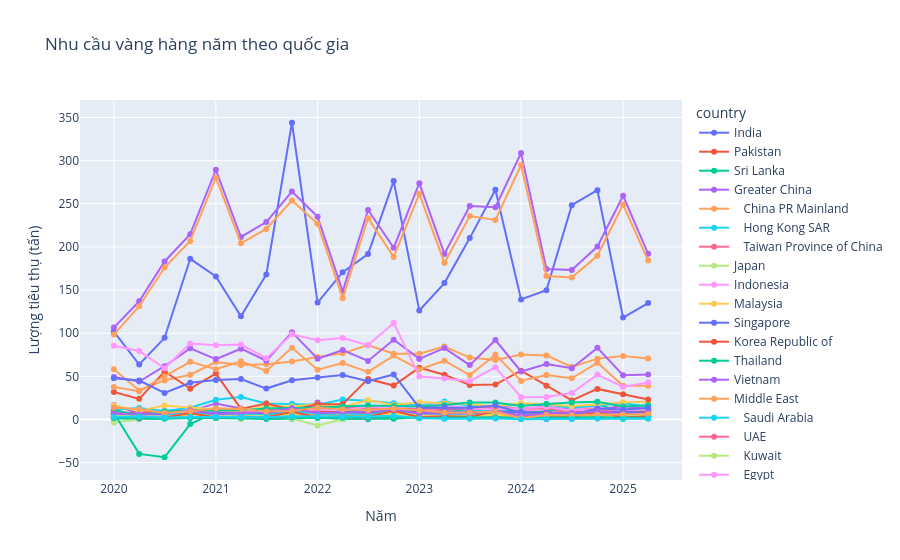

The notebook cell this image was saved under:
### Code cell
import pandas as pd
import plotly.express as px
# Melt từ wide -> long
df_long = df3.melt(
    id_vars=["country"],
    value_vars=[col for col in df3.columns if col.startswith("Q")],
    var_name="quarter",
    value_name="value"
)

# Chuyển quarter thành datetime
quarter_map = {"Q1": 1, "Q2": 4, "Q3": 7, "Q4": 10}
df_long["year"] = df_long["quarter"].str.split("_").str[1].astype(int) + 2000
df_long["month"] = df_long["quarter"].str.split("_").str[0].map(quarter_map)
df_long["date"] = pd.to_datetime(dict(year=df_long["year"], month=df_long["month"], day=1))

# Vẽ bằng Plotly
fig = px.line(
    df_long,
    x="date",
    y="value",
    color="country",
    markers=True,
    labels={"value": "Lượng tiêu thụ (tấn)", "date": "Năm"},
    title="Nhu cầu vàng hàng năm theo quốc gia"
)

fig.show()

### Figure 1 — Plotly figure (JSON) as saved in the notebook; plotly's stock layout.template omitted (floating-point values rounded to 4 significant figures)
{"data": [{"hovertemplate": "country=India<br>Năm=%{x}<br>Lượng tiêu thụ (tấn)=%{y}<extra></extra>", "legendgroup": "India", "line": {"color": "#636efa", "dash": "solid"}, "marker": {"symbol": "circle"}, "mode": "markers+lines", "name": "India", "orientation": "v", "showlegend": true, "type": "scatter", "x": ["2020-01-01T00:00:00", "2020-04-01T00:00:00", "2020-07-01T00:00:00", "2020-10-01T00:00:00", "2021-01-01T00:00:00", "2021-04-01T00:00:00", "2021-07-01T00:00:00", "2021-10-01T00:00:00", "2022-01-01T00:00:00", "2022-04-01T00:00:00", "2022-07-01T00:00:00", "2022-10-01T00:00:00", "2023-01-01T00:00:00", "2023-04-01T00:00:00", "2023-07-01T00:00:00", "2023-10-01T00:00:00", "2024-01-01T00:00:00", "2024-04-01T00:00:00", "2024-07-01T00:00:00", "2024-10-01T00:00:00", "2025-01-01T00:00:00", "2025-04-01T00:00:00"], "xaxis": "x", "y": [101.9, 63.7, 94.6, 186.2, 165.8, 119.6, 168, 343.9, 135.5, 170.7, 191.7, 276.3, 126.3, 158.1, 210.2, 266.3, 139, 149.7, 248.3, 265.8, 118.1, 134.9], "yaxis": "y"}, {"hovertemplate": "country=Pakistan<br>Năm=%{x}<br>Lượng tiêu thụ (tấn)=%{y}<extra></extra>", "legendgroup": "Pakistan", "line": {"color": "#EF553B", "dash": "solid"}, "marker": {"symbol": "circle"}, "mode": "markers+lines", "name": "Pakistan", "orientation": "v", "showlegend": true, "type": "scatter", "x": ["2020-01-01T00:00:00", "2020-04-01T00:00:00", "2020-07-01T00:00:00", "2020-10-01T00:00:00", "2021-01-01T00:00:00", "2021-04-01T00:00:00", "2021-07-01T00:00:00", "2021-10-01T00:00:00", "2022-01-01T00:00:00", "2022-04-01T00:00:00", "2022-07-01T00:00:00", "2022-10-01T00:00:00", "2023-01-01T00:00:00", "2023-04-01T00:00:00", "2023-07-01T00:00:00", "2023-10-01T00:00:00", "2024-01-01T00:00:00", "2024-04-01T00:00:00", "2024-07-01T00:00:00", "2024-10-01T00:00:00", "2025-01-01T00:00:00", "2025-04-01T00:00:00"], "xaxis": "x", "y": [11.3, 2.3, 6.3, 8.9, 11.9, 9.3, 9.7, 10.3, 9.7, 11.5, 13, 10.1, 9.9, 11.1, 11.6, 10.4, 9.4, 8.8, 8.1, 10.2, 9.2, 8.8], "yaxis": "y"}, {"hovertemplate": "country=Sri Lanka<br>Năm=%{x}<br>Lượng tiêu thụ (tấn)=%{y}<extra></extra>", "legendgroup": "Sri Lanka", "line": {"color": "#00cc96", "dash": "solid"}, "marker": {"symbol": "circle"}, "mode": "markers+lines", "name": "Sri Lanka", "orientation": "v", "showlegend": true, "type": "scatter", "x": ["2020-01-01T00:00:00", "2020-04-01T00:00:00", "2020-07-01T00:00:00", "2020-10-01T00:00:00", "2021-01-01T00:00:00", "2021-04-01T00:00:00", "2021-07-01T00:00:00", "2021-10-01T00:00:00", "2022-01-01T00:00:00", "2022-04-01T00:00:00", "2022-07-01T00:00:00", "2022-10-01T00:00:00", "2023-01-01T00:00:00", "2023-04-01T00:00:00", "2023-07-01T00:00:00", "2023-10-01T00:00:00", "2024-01-01T00:00:00", "2024-04-01T00:00:00", "2024-07-01T00:00:00", "2024-10-01T00:00:00", "2025-01-01T00:00:00", "2025-04-01T00:00:00"], "xaxis": "x", "y": [1.4, 0.5, 0.7, 1.7, 1.8, 1, 0.6, 0.8, 2.2, 0.5, 0.3, 0.9, 2.7, 3, 2.3, 2.6, 1.7, 1.7, 1.1, 1.3, 1, 1.2], "yaxis": "y"}, {"hovertemplate": "country=Greater China<br>Năm=%{x}<br>Lượng tiêu thụ (tấn)=%{y}<extra></extra>", "legendgroup": "Greater China", "line": {"color": "#ab63fa", "dash": "solid"}, "marker": {"symbol": "circle"}, "mode": "markers+lines", "name": "Greater China", "orientation": "v", "showlegend": true, "type": "scatter", "x": ["2020-01-01T00:00:00", "2020-04-01T00:00:00", "2020-07-01T00:00:00", "2020-10-01T00:00:00", "2021-01-01T00:00:00", "2021-04-01T00:00:00", "2021-07-01T00:00:00", "2021-10-01T00:00:00", "2022-01-01T00:00:00", "2022-04-01T00:00:00", "2022-07-01T00:00:00", "2022-10-01T00:00:00", "2023-01-01T00:00:00", "2023-04-01T00:00:00", "2023-07-01T00:00:00", "2023-10-01T00:00:00", "2024-01-01T00:00:00", "2024-04-01T00:00:00", "2024-07-01T00:00:00", "2024-10-01T00:00:00", "2025-01-01T00:00:00", "2025-04-01T00:00:00"], "xaxis": "x", "y": [106.5, 137, 183.1, 214.8, 289.3, 211.5, 228.8, 264.2, 234.9, 148.4, 242.7, 199, 273.9, 191.9, 247.4, 245.9, 308.9, 174.3, 173.3, 200.4, 259.3, 192], "yaxis": "y"}, {"hovertemplate": "country=   China PR Mainland<br>Năm=%{x}<br>Lượng tiêu thụ (tấn)=%{y}<extra></extra>", "legendgroup": "   China PR Mainland", "line": {"color": "#FFA15A", "dash": "solid"}, "marker": {"symbol": "circle"}, "mode": "markers+lines", "name": "   China PR Mainland", "orientation": "v", "showlegend": true, "type": "scatter", "x": ["2020-01-01T00:00:00", "2020-04-01T00:00:00", "2020-07-01T00:00:00", "2020-10-01T00:00:00", "2021-01-01T00:00:00", "2021-04-01T00:00:00", "2021-07-01T00:00:00", "2021-10-01T00:00:00", "2022-01-01T00:00:00", "2022-04-01T00:00:00", "2022-07-01T00:00:00", "2022-10-01T00:00:00", "2023-01-01T00:00:00", "2023-04-01T00:00:00", "2023-07-01T00:00:00", "2023-10-01T00:00:00", "2024-01-01T00:00:00", "2024-04-01T00:00:00", "2024-07-01T00:00:00", "2024-10-01T00:00:00", "2025-01-01T00:00:00", "2025-04-01T00:00:00"], "xaxis": "x", "y": [98.4, 131.3, 176.1, 206.9, 280.2, 204.1, 220.8, 253.8, 226.8, 140.6, 233.3, 188.4, 261.5, 181.4, 235.8, 231.2, 294.9, 166.2, 164.6, 189.7, 249.1, 184.2], "yaxis": "y"}, {"hovertemplate": "country=   Hong Kong SAR<br>Năm=%{x}<br>Lượng tiêu thụ (tấn)=%{y}<extra></extra>", "legendgroup": "   Hong Kong SAR", "line": {"color": "#19d3f3", "dash": "solid"}, "marker": {"symbol": "circle"}, "mode": "markers+lines", "name": "   Hong Kong SAR", "orientation": "v", "showlegend": true, "type": "scatter", "x": ["2020-01-01T00:00:00", "2020-04-01T00:00:00", "2020-07-01T00:00:00", "2020-10-01T00:00:00", "2021-01-01T00:00:00", "2021-04-01T00:00:00", "2021-07-01T00:00:00", "2021-10-01T00:00:00", "2022-01-01T00:00:00", "2022-04-01T00:00:00", "2022-07-01T00:00:00", "2022-10-01T00:00:00", "2023-01-01T00:00:00", "2023-04-01T00:00:00", "2023-07-01T00:00:00", "2023-10-01T00:00:00", "2024-01-01T00:00:00", "2024-04-01T00:00:00", "2024-07-01T00:00:00", "2024-10-01T00:00:00", "2025-01-01T00:00:00", "2025-04-01T00:00:00"], "xaxis": "x", "y": [4.9, 3.2, 4.3, 5.4, 5.8, 5.2, 6.2, 7.6, 4.6, 5.2, 7.4, 7.3, 9.4, 8, 9.6, 11.6, 10.3, 5.2, 6.5, 7.5, 6.1, 4.5], "yaxis": "y"}, {"hovertemplate": "country=   Taiwan Province of China<br>Năm=%{x}<br>Lượng tiêu thụ (tấn)=%{y}<extra></extra>", "legendgroup": "   Taiwan Province of China", "line": {"color": "#FF6692", "dash": "solid"}, "marker": {"symbol": "circle"}, "mode": "markers+lines", "name": "   Taiwan Province of China", "orientation": "v", "showlegend": true, "type": "scatter", "x": ["2020-01-01T00:00:00", "2020-04-01T00:00:00", "2020-07-01T00:00:00", "2020-10-01T00:00:00", "2021-01-01T00:00:00", "2021-04-01T00:00:00", "2021-07-01T00:00:00", "2021-10-01T00:00:00", "2022-01-01T00:00:00", "2022-04-01T00:00:00", "2022-07-01T00:00:00", "2022-10-01T00:00:00", "2023-01-01T00:00:00", "2023-04-01T00:00:00", "2023-07-01T00:00:00", "2023-10-01T00:00:00", "2024-01-01T00:00:00", "2024-04-01T00:00:00", "2024-07-01T00:00:00", "2024-10-01T00:00:00", "2025-01-01T00:00:00", "2025-04-01T00:00:00"], "xaxis": "x", "y": [3.2, 2.4, 2.7, 2.5, 3.3, 2.3, 1.8, 2.9, 3.5, 2.5, 2, 3.3, 3, 2.6, 2.1, 3.2, 3.8, 2.9, 2.3, 3.3, 4.2, 3.3], "yaxis": "y"}, {"hovertemplate": "country=Japan<br>Năm=%{x}<br>Lượng tiêu thụ (tấn)=%{y}<extra></extra>", "legendgroup": "Japan", "line": {"color": "#B6E880", "dash": "solid"}, "marker": {"symbol": "circle"}, "mode": "markers+lines", "name": "Japan", "orientation": "v", "showlegend": true, "type": "scatter", "x": ["2020-01-01T00:00:00", "2020-04-01T00:00:00", "2020-07-01T00:00:00", "2020-10-01T00:00:00", "2021-01-01T00:00:00", "2021-04-01T00:00:00", "2021-07-01T00:00:00", "2021-10-01T00:00:00", "2022-01-01T00:00:00", "2022-04-01T00:00:00", "2022-07-01T00:00:00", "2022-10-01T00:00:00", "2023-01-01T00:00:00", "2023-04-01T00:00:00", "2023-07-01T00:00:00", "2023-10-01T00:00:00", "2024-01-01T00:00:00", "2024-04-01T00:00:00", "2024-07-01T00:00:00", "2024-10-01T00:00:00", "2025-01-01T00:00:00", "2025-04-01T00:00:00"], "xaxis": "x", "y": [-3.5, 0.1, 3.6, 4.3, 8.2, 0.2, 5.9, 1.2, -6.9, 0.1, 7.4, 3.7, 1.5, 6.5, 4.5, 3.4, 2, 8.3, 4.2, 3.3, 3.1, 2.6], "yaxis": "y"}, {"hovertemplate": "country=Indonesia<br>Năm=%{x}<br>Lượng tiêu thụ (tấn)=%{y}<extra></extra>", "legendgroup": "Indonesia", "line": {"color": "#FF97FF", "dash": "solid"}, "marker": {"symbol": "circle"}, "mode": "markers+lines", "name": "Indonesia", "orientation": "v", "showlegend": true, "type": "scatter", "x": ["2020-01-01T00:00:00", "2020-04-01T00:00:00", "2020-07-01T00:00:00", "2020-10-01T00:00:00", "2021-01-01T00:00:00", "2021-04-01T00:00:00", "2021-07-01T00:00:00", "2021-10-01T00:00:00", "2022-01-01T00:00:00", "2022-04-01T00:00:00", "2022-07-01T00:00:00", "2022-10-01T00:00:00", "2023-01-01T00:00:00", "2023-04-01T00:00:00", "2023-07-01T00:00:00", "2023-10-01T00:00:00", "2024-01-01T00:00:00", "2024-04-01T00:00:00", "2024-07-01T00:00:00", "2024-10-01T00:00:00", "2025-01-01T00:00:00", "2025-04-01T00:00:00"], "xaxis": "x", "y": [8, 7.3, 9.9, 12.5, 11.5, 8.1, 13.1, 14.1, 10.5, 9.4, 15, 14.8, 11.9, 8.4, 12.6, 12.8, 12.1, 8.8, 13, 13.5, 13, 9.1], "yaxis": "y"}, {"hovertemplate": "country=Malaysia<br>Năm=%{x}<br>Lượng tiêu thụ (tấn)=%{y}<extra></extra>", "legendgroup": "Malaysia", "line": {"color": "#FECB52", "dash": "solid"}, "marker": {"symbol": "circle"}, "mode": "markers+lines", "name": "Malaysia", "orientation": "v", "showlegend": true, "type": "scatter", "x": ["2020-01-01T00:00:00", "2020-04-01T00:00:00", "2020-07-01T00:00:00", "2020-10-01T00:00:00", "2021-01-01T00:00:00", "2021-04-01T00:00:00", "2021-07-01T00:00:00", "2021-10-01T00:00:00", "2022-01-01T00:00:00", "2022-04-01T00:00:00", "2022-07-01T00:00:00", "2022-10-01T00:00:00", "2023-01-01T00:00:00", "2023-04-01T00:00:00", "2023-07-01T00:00:00", "2023-10-01T00:00:00", "2024-01-01T00:00:00", "2024-04-01T00:00:00", "2024-07-01T00:00:00", "2024-10-01T00:00:00", "2025-01-01T00:00:00", "2025-04-01T00:00:00"], "xaxis": "x", "y": [3.3, 2.3, 3.8, 4.1, 4.6, 3.4, 2.3, 5.1, 5.7, 4.5, 3.7, 5.3, 4.5, 3.9, 3.7, 4.7, 6, 4.3, 3.8, 4.9, 6.2, 4.5], "yaxis": "y"}, {"hovertemplate": "country=Singapore<br>Năm=%{x}<br>Lượng tiêu thụ (tấn)=%{y}<extra></extra>", "legendgroup": "Singapore", "line": {"color": "#636efa", "dash": "solid"}, "marker": {"symbol": "circle"}, "mode": "markers+lines", "name": "Singapore", "orientation": "v", "showlegend": true, "type": "scatter", "x": ["2020-01-01T00:00:00", "2020-04-01T00:00:00", "2020-07-01T00:00:00", "2020-10-01T00:00:00", "2021-01-01T00:00:00", "2021-04-01T00:00:00", "2021-07-01T00:00:00", "2021-10-01T00:00:00", "2022-01-01T00:00:00", "2022-04-01T00:00:00", "2022-07-01T00:00:00", "2022-10-01T00:00:00", "2023-01-01T00:00:00", "2023-04-01T00:00:00", "2023-07-01T00:00:00", "2023-10-01T00:00:00", "2024-01-01T00:00:00", "2024-04-01T00:00:00", "2024-07-01T00:00:00", "2024-10-01T00:00:00", "2025-01-01T00:00:00", "2025-04-01T00:00:00"], "xaxis": "x", "y": [2.9, 1.2, 2.6, 2.7, 3.5, 2.7, 2.1, 3.2, 4.1, 3.8, 3.3, 3.6, 3.3, 3, 2.7, 3.6, 4, 3.2, 2.7, 3.5, 4.2, 3.6], "yaxis": "y"}, {"hovertemplate": "country=Korea Republic of<br>Năm=%{x}<br>Lượng tiêu thụ (tấn)=%{y}<extra></extra>", "legendgroup": "Korea Republic of", "line": {"color": "#EF553B", "dash": "solid"}, "marker": {"symbol": "circle"}, "mode": "markers+lines", "name": "Korea Republic of", "orientation": "v", "showlegend": true, "type": "scatter", "x": ["2020-01-01T00:00:00", "2020-04-01T00:00:00", "2020-07-01T00:00:00", "2020-10-01T00:00:00", "2021-01-01T00:00:00", "2021-04-01T00:00:00", "2021-07-01T00:00:00", "2021-10-01T00:00:00", "2022-01-01T00:00:00", "2022-04-01T00:00:00", "2022-07-01T00:00:00", "2022-10-01T00:00:00", "2023-01-01T00:00:00", "2023-04-01T00:00:00", "2023-07-01T00:00:00", "2023-10-01T00:00:00", "2024-01-01T00:00:00", "2024-04-01T00:00:00", "2024-07-01T00:00:00", "2024-10-01T00:00:00", "2025-01-01T00:00:00", "2025-04-01T00:00:00"], "xaxis": "x", "y": [7.9, 7.7, 9.9, 9.8, 10.9, 9.4, 9.1, 10.2, 9.1, 8.4, 7.1, 7.8, 7.4, 6.6, 5.9, 7.7, 8.6, 6.9, 6.9, 8.7, 11, 8], "yaxis": "y"}, {"hovertemplate": "country=Thailand<br>Năm=%{x}<br>Lượng tiêu thụ (tấn)=%{y}<extra></extra>", "legendgroup": "Thailand", "line": {"color": "#00cc96", "dash": "solid"}, "marker": {"symbol": "circle"}, "mode": "markers+lines", "name": "Thailand", "orientation": "v", "showlegend": true, "type": "scatter", "x": ["2020-01-01T00:00:00", "2020-04-01T00:00:00", "2020-07-01T00:00:00", "2020-10-01T00:00:00", "2021-01-01T00:00:00", "2021-04-01T00:00:00", "2021-07-01T00:00:00", "2021-10-01T00:00:00", "2022-01-01T00:00:00", "2022-04-01T00:00:00", "2022-07-01T00:00:00", "2022-10-01T00:00:00", "2023-01-01T00:00:00", "2023-04-01T00:00:00", "2023-07-01T00:00:00", "2023-10-01T00:00:00", "2024-01-01T00:00:00", "2024-04-01T00:00:00", "2024-07-01T00:00:00", "2024-10-01T00:00:00", "2025-01-01T00:00:00", "2025-04-01T00:00:00"], "xaxis": "x", "y": [7.5, -39.9, -43.8, -5.3, 8.3, 7.5, 8.6, 12.4, 3.8, 8.5, 12.1, 14, 7.4, 7.6, 13, 15.1, 7.8, 9.3, 14.4, 17.4, 9.1, 11.6], "yaxis": "y"}, {"hovertemplate": "country=Vietnam<br>Năm=%{x}<br>Lượng tiêu thụ (tấn)=%{y}<extra></extra>", "legendgroup": "Vietnam", "line": {"color": "#ab63fa", "dash": "solid"}, "marker": {"symbol": "circle"}, "mode": "markers+lines", "name": "Vietnam", "orientation": "v", "showlegend": true, "type": "scatter", "x": ["2020-01-01T00:00:00", "2020-04-01T00:00:00", "2020-07-01T00:00:00", "2020-10-01T00:00:00", "2021-01-01T00:00:00", "2021-04-01T00:00:00", "2021-07-01T00:00:00", "2021-10-01T00:00:00", "2022-01-01T00:00:00", "2022-04-01T00:00:00", "2022-07-01T00:00:00", "2022-10-01T00:00:00", "2023-01-01T00:00:00", "2023-04-01T00:00:00", "2023-07-01T00:00:00", "2023-10-01T00:00:00", "2024-01-01T00:00:00", "2024-04-01T00:00:00", "2024-07-01T00:00:00", "2024-10-01T00:00:00", "2025-01-01T00:00:00", "2025-04-01T00:00:00"], "xaxis": "x", "y": [16.8, 6.8, 6.6, 9.6, 18.6, 12.6, 3.3, 8.5, 19.6, 14, 12, 13.5, 17.2, 12.8, 11.9, 13.7, 18.3, 14.9, 10.6, 11.5, 15.5, 11.9], "yaxis": "y"}, {"hovertemplate": "country=Middle East<br>Năm=%{x}<br>Lượng tiêu thụ (tấn)=%{y}<extra></extra>", "legendgroup": "Middle East", "line": {"color": "#FFA15A", "dash": "solid"}, "marker": {"symbol": "circle"}, "mode": "markers+lines", "name": "Middle East", "orientation": "v", "showlegend": true, "type": "scatter", "x": ["2020-01-01T00:00:00", "2020-04-01T00:00:00", "2020-07-01T00:00:00", "2020-10-01T00:00:00", "2021-01-01T00:00:00", "2021-04-01T00:00:00", "2021-07-01T00:00:00", "2021-10-01T00:00:00", "2022-01-01T00:00:00", "2022-04-01T00:00:00", "2022-07-01T00:00:00", "2022-10-01T00:00:00", "2023-01-01T00:00:00", "2023-04-01T00:00:00", "2023-07-01T00:00:00", "2023-10-01T00:00:00", "2024-01-01T00:00:00", "2024-04-01T00:00:00", "2024-07-01T00:00:00", "2024-10-01T00:00:00", "2025-01-01T00:00:00", "2025-04-01T00:00:00"], "xaxis": "x", "y": [58.2, 33.6, 45.3, 51.8, 66.6, 63, 63.9, 67.1, 72.5, 76.6, 86.1, 76.3, 76.2, 84.6, 71.7, 68.9, 75.4, 74.2, 61, 70.5, 73.5, 70.7], "yaxis": "y"}, {"hovertemplate": "country=   Saudi Arabia<br>Năm=%{x}<br>Lượng tiêu thụ (tấn)=%{y}<extra></extra>", "legendgroup": "   Saudi Arabia", "line": {"color": "#19d3f3", "dash": "solid"}, "marker": {"symbol": "circle"}, "mode": "markers+lines", "name": "   Saudi Arabia", "orientation": "v", "showlegend": true, "type": "scatter", "x": ["2020-01-01T00:00:00", "2020-04-01T00:00:00", "2020-07-01T00:00:00", "2020-10-01T00:00:00", "2021-01-01T00:00:00", "2021-04-01T00:00:00", "2021-07-01T00:00:00", "2021-10-01T00:00:00", "2022-01-01T00:00:00", "2022-04-01T00:00:00", "2022-07-01T00:00:00", "2022-10-01T00:00:00", "2023-01-01T00:00:00", "2023-04-01T00:00:00", "2023-07-01T00:00:00", "2023-10-01T00:00:00", "2024-01-01T00:00:00", "2024-04-01T00:00:00", "2024-07-01T00:00:00", "2024-10-01T00:00:00", "2025-01-01T00:00:00", "2025-04-01T00:00:00"], "xaxis": "x", "y": [11.3, 13.4, 9.8, 13.6, 22.8, 25.9, 18.4, 18.1, 17, 23.1, 21.7, 18.9, 16, 20.8, 15.6, 15.7, 17.4, 17.5, 13.7, 16.1, 19.1, 14.6], "yaxis": "y"}, {"hovertemplate": "country=   UAE<br>Năm=%{x}<br>Lượng tiêu thụ (tấn)=%{y}<extra></extra>", "legendgroup": "   UAE", "line": {"color": "#FF6692", "dash": "solid"}, "marker": {"symbol": "circle"}, "mode": "markers+lines", "name": "   UAE", "orientation": "v", "showlegend": true, "type": "scatter", "x": ["2020-01-01T00:00:00", "2020-04-01T00:00:00", "2020-07-01T00:00:00", "2020-10-01T00:00:00", "2021-01-01T00:00:00", "2021-04-01T00:00:00", "2021-07-01T00:00:00", "2021-10-01T00:00:00", "2022-01-01T00:00:00", "2022-04-01T00:00:00", "2022-07-01T00:00:00", "2022-10-01T00:00:00", "2023-01-01T00:00:00", "2023-04-01T00:00:00", "2023-07-01T00:00:00", "2023-10-01T00:00:00", "2024-01-01T00:00:00", "2024-04-01T00:00:00", "2024-07-01T00:00:00", "2024-10-01T00:00:00", "2025-01-01T00:00:00", "2025-04-01T00:00:00"], "xaxis": "x", "y": [11.3, 2.1, 5.2, 8.1, 10.7, 8.8, 10.1, 12, 14.5, 15.4, 12.9, 12.6, 12, 13.3, 12.6, 13.3, 12.9, 12.5, 10.6, 12.2, 11, 11.8], "yaxis": "y"}, {"hovertemplate": "country=   Kuwait<br>Năm=%{x}<br>Lượng tiêu thụ (tấn)=%{y}<extra></extra>", "legendgroup": "   Kuwait", "line": {"color": "#B6E880", "dash": "solid"}, "marker": {"symbol": "circle"}, "mode": "markers+lines", "name": "   Kuwait", "orientation": "v", "showlegend": true, "type": "scatter", "x": ["2020-01-01T00:00:00", "2020-04-01T00:00:00", "2020-07-01T00:00:00", "2020-10-01T00:00:00", "2021-01-01T00:00:00", "2021-04-01T00:00:00", "2021-07-01T00:00:00", "2021-10-01T00:00:00", "2022-01-01T00:00:00", "2022-04-01T00:00:00", "2022-07-01T00:00:00", "2022-10-01T00:00:00", "2023-01-01T00:00:00", "2023-04-01T00:00:00", "2023-07-01T00:00:00", "2023-10-01T00:00:00", "2024-01-01T00:00:00", "2024-04-01T00:00:00", "2024-07-01T00:00:00", "2024-10-01T00:00:00", "2025-01-01T00:00:00", "2025-04-01T00:00:00"], "xaxis": "x", "y": [4.2, 3, 2.5, 3.4, 4.5, 4.4, 3.8, 3.9, 4.1, 4.8, 5.1, 4.8, 4.1, 5.5, 4.9, 5.1, 4.5, 4.7, 4.2, 5, 3.8, 4.6], "yaxis": "y"}, {"hovertemplate": "country=   Egypt<br>Năm=%{x}<br>Lượng tiêu thụ (tấn)=%{y}<extra></extra>", "legendgroup": "   Egypt", "line": {"color": "#FF97FF", "dash": "solid"}, "marker": {"symbol": "circle"}, "mode": "markers+lines", "name": "   Egypt", "orientation": "v", "showlegend": true, "type": "scatter", "x": ["2020-01-01T00:00:00", "2020-04-01T00:00:00", "2020-07-01T00:00:00", "2020-10-01T00:00:00", "2021-01-01T00:00:00", "2021-04-01T00:00:00", "2021-07-01T00:00:00", "2021-10-01T00:00:00", "2022-01-01T00:00:00", "2022-04-01T00:00:00", "2022-07-01T00:00:00", "2022-10-01T00:00:00", "2023-01-01T00:00:00", "2023-04-01T00:00:00", "2023-07-01T00:00:00", "2023-10-01T00:00:00", "2024-01-01T00:00:00", "2024-04-01T00:00:00", "2024-07-01T00:00:00", "2024-10-01T00:00:00", "2025-01-01T00:00:00", "2025-04-01T00:00:00"], "xaxis": "x", "y": [7.7, 2, 6.3, 7.3, 8.8, 7.7, 8.9, 8.5, 12.1, 10.3, 15, 14, 15.9, 17.1, 12.6, 11.5, 13.2, 14.4, 10.4, 12.1, 11.1, 11.5], "yaxis": "y"}, {"hovertemplate": "country=   Islamic Republic of Iran<br>Năm=%{x}<br>Lượng tiêu thụ (tấn)=%{y}<extra></extra>", "legendgroup": "   Islamic Republic of Iran", "line": {"color": "#FECB52", "dash": "solid"}, "marker": {"symbol": "circle"}, "mode": "markers+lines", "name": "   Islamic Republic of Iran", "orientation": "v", "showlegend": true, "type": "scatter", "x": ["2020-01-01T00:00:00", "2020-04-01T00:00:00", "2020-07-01T00:00:00", "2020-10-01T00:00:00", "2021-01-01T00:00:00", "2021-04-01T00:00:00", "2021-07-01T00:00:00", "2021-10-01T00:00:00", "2022-01-01T00:00:00", "2022-04-01T00:00:00", "2022-07-01T00:00:00", "2022-10-01T00:00:00", "2023-01-01T00:00:00", "2023-04-01T00:00:00", "2023-07-01T00:00:00", "2023-10-01T00:00:00", "2024-01-01T00:00:00", "2024-04-01T00:00:00", "2024-07-01T00:00:00", "2024-10-01T00:00:00", "2025-01-01T00:00:00", "2025-04-01T00:00:00"], "xaxis": "x", "y": [16.6, 9.9, 16.3, 13.5, 12.2, 9.4, 15.4, 14.9, 17.7, 14.5, 22.6, 16.9, 20, 18.9, 17.8, 15, 18.7, 17.5, 15.6, 17.2, 19.9, 20.4], "yaxis": "y"}, {"hovertemplate": "country=   Other Middle East<br>Năm=%{x}<br>Lượng tiêu thụ (tấn)=%{y}<extra></extra>", "legendgroup": "   Other Middle East", "line": {"color": "#636efa", "dash": "solid"}, "marker": {"symbol": "circle"}, "mode": "markers+lines", "name": "   Other Middle East", "orientation": "v", "showlegend": true, "type": "scatter", "x": ["2020-01-01T00:00:00", "2020-04-01T00:00:00", "2020-07-01T00:00:00", "2020-10-01T00:00:00", "2021-01-01T00:00:00", "2021-04-01T00:00:00", "2021-07-01T00:00:00", "2021-10-01T00:00:00", "2022-01-01T00:00:00", "2022-04-01T00:00:00", "2022-07-01T00:00:00", "2022-10-01T00:00:00", "2023-01-01T00:00:00", "2023-04-01T00:00:00", "2023-07-01T00:00:00", "2023-10-01T00:00:00", "2024-01-01T00:00:00", "2024-04-01T00:00:00", "2024-07-01T00:00:00", "2024-10-01T00:00:00", "2025-01-01T00:00:00", "2025-04-01T00:00:00"], "xaxis": "x", "y": [7.1, 3.2, 5.2, 6, 7.7, 6.8, 7.4, 9.7, 7.1, 8.5, 8.8, 9.2, 8.3, 9, 8.2, 8.3, 8.7, 7.8, 6.5, 7.9, 8.6, 7.7], "yaxis": "y"}, {"hovertemplate": "country=Turkey<br>Năm=%{x}<br>Lượng tiêu thụ (tấn)=%{y}<extra></extra>", "legendgroup": "Turkey", "line": {"color": "#EF553B", "dash": "solid"}, "marker": {"symbol": "circle"}, "mode": "markers+lines", "name": "Turkey", "orientation": "v", "showlegend": true, "type": "scatter", "x": ["2020-01-01T00:00:00", "2020-04-01T00:00:00", "2020-07-01T00:00:00", "2020-10-01T00:00:00", "2021-01-01T00:00:00", "2021-04-01T00:00:00", "2021-07-01T00:00:00", "2021-10-01T00:00:00", "2022-01-01T00:00:00", "2022-04-01T00:00:00", "2022-07-01T00:00:00", "2022-10-01T00:00:00", "2023-01-01T00:00:00", "2023-04-01T00:00:00", "2023-07-01T00:00:00", "2023-10-01T00:00:00", "2024-01-01T00:00:00", "2024-04-01T00:00:00", "2024-07-01T00:00:00", "2024-10-01T00:00:00", "2025-01-01T00:00:00", "2025-04-01T00:00:00"], "xaxis": "x", "y": [31.9, 23.9, 55.6, 35.7, 53.2, 12.2, 18.5, 11.3, 17.6, 17.8, 47, 39.3, 60, 51.9, 39.8, 40.5, 56.6, 39, 22.1, 35.4, 29.2, 23.1], "yaxis": "y"}, {"hovertemplate": "country=Russian Federation<br>Năm=%{x}<br>Lượng tiêu thụ (tấn)=%{y}<extra></extra>", "legendgroup": "Russian Federation", "line": {"color": "#00cc96", "dash": "solid"}, "marker": {"symbol": "circle"}, "mode": "markers+lines", "name": "Russian Federation", "orientation": "v", "showlegend": true, "type": "scatter", "x": ["2020-01-01T00:00:00", "2020-04-01T00:00:00", "2020-07-01T00:00:00", "2020-10-01T00:00:00", "2021-01-01T00:00:00", "2021-04-01T00:00:00", "2021-07-01T00:00:00", "2021-10-01T00:00:00", "2022-01-01T00:00:00", "2022-04-01T00:00:00", "2022-07-01T00:00:00", "2022-10-01T00:00:00", "2023-01-01T00:00:00", "2023-04-01T00:00:00", "2023-07-01T00:00:00", "2023-10-01T00:00:00", "2024-01-01T00:00:00", "2024-04-01T00:00:00", "2024-07-01T00:00:00", "2024-10-01T00:00:00", "2025-01-01T00:00:00", "2025-04-01T00:00:00"], "xaxis": "x", "y": [10.8, 4.9, 9, 10.1, 10.3, 10.8, 12.7, 13, 13.9, 15, 16.1, 15.6, 15, 16.9, 19.6, 19.7, 15.7, 17.8, 19.7, 20.6, 15.1, 16.5], "yaxis": "y"}, {"hovertemplate": "country=Americas<br>Năm=%{x}<br>Lượng tiêu thụ (tấn)=%{y}<extra></extra>", "legendgroup": "Americas", "line": {"color": "#ab63fa", "dash": "solid"}, "marker": {"symbol": "circle"}, "mode": "markers+lines", "name": "Americas", "orientation": "v", "showlegend": true, "type": "scatter", "x": ["2020-01-01T00:00:00", "2020-04-01T00:00:00", "2020-07-01T00:00:00", "2020-10-01T00:00:00", "2021-01-01T00:00:00", "2021-04-01T00:00:00", "2021-07-01T00:00:00", "2021-10-01T00:00:00", "2022-01-01T00:00:00", "2022-04-01T00:00:00", "2022-07-01T00:00:00", "2022-10-01T00:00:00", "2023-01-01T00:00:00", "2023-04-01T00:00:00", "2023-07-01T00:00:00", "2023-10-01T00:00:00", "2024-01-01T00:00:00", "2024-04-01T00:00:00", "2024-07-01T00:00:00", "2024-10-01T00:00:00", "2025-01-01T00:00:00", "2025-04-01T00:00:00"], "xaxis": "x", "y": [49.3, 44, 61.7, 82.4, 70, 82, 68.1, 101.2, 70.3, 80.5, 67.8, 92.5, 70.2, 82.7, 63, 92.1, 55.6, 64.3, 59.4, 83, 51.2, 52.1], "yaxis": "y"}, {"hovertemplate": "country=   United States<br>Năm=%{x}<br>Lượng tiêu thụ (tấn)=%{y}<extra></extra>", "legendgroup": "   United States", "line": {"color": "#FFA15A", "dash": "solid"}, "marker": {"symbol": "circle"}, "mode": "markers+lines", "name": "   United States", "orientation": "v", "showlegend": true, "type": "scatter", "x": ["2020-01-01T00:00:00", "2020-04-01T00:00:00", "2020-07-01T00:00:00", "2020-10-01T00:00:00", "2021-01-01T00:00:00", "2021-04-01T00:00:00", "2021-07-01T00:00:00", "2021-10-01T00:00:00", "2022-01-01T00:00:00", "2022-04-01T00:00:00", "2022-07-01T00:00:00", "2022-10-01T00:00:00", "2023-01-01T00:00:00", "2023-04-01T00:00:00", "2023-07-01T00:00:00", "2023-10-01T00:00:00", "2024-01-01T00:00:00", "2024-04-01T00:00:00", "2024-07-01T00:00:00", "2024-10-01T00:00:00", "2025-01-01T00:00:00", "2025-04-01T00:00:00"], "xaxis": "x", "y": [37.7, 32.8, 50.1, 66.8, 58.2, 67.4, 56.2, 83.1, 57.6, 65.5, 55.2, 74, 58, 68.1, 51.4, 75, 44.6, 51.5, 47.7, 65.6, 39.2, 39], "yaxis": "y"}, {"hovertemplate": "country=   Canada<br>Năm=%{x}<br>Lượng tiêu thụ (tấn)=%{y}<extra></extra>", "legendgroup": "   Canada", "line": {"color": "#19d3f3", "dash": "solid"}, "marker": {"symbol": "circle"}, "mode": "markers+lines", "name": "   Canada", "orientation": "v", "showlegend": true, "type": "scatter", "x": ["2020-01-01T00:00:00", "2020-04-01T00:00:00", "2020-07-01T00:00:00", "2020-10-01T00:00:00", "2021-01-01T00:00:00", "2021-04-01T00:00:00", "2021-07-01T00:00:00", "2021-10-01T00:00:00", "2022-01-01T00:00:00", "2022-04-01T00:00:00", "2022-07-01T00:00:00", "2022-10-01T00:00:00", "2023-01-01T00:00:00", "2023-04-01T00:00:00", "2023-07-01T00:00:00", "2023-10-01T00:00:00", "2024-01-01T00:00:00", "2024-04-01T00:00:00", "2024-07-01T00:00:00", "2024-10-01T00:00:00", "2025-01-01T00:00:00", "2025-04-01T00:00:00"], "xaxis": "x", "y": [4.3, 4.1, 4.9, 7.5, 5.4, 6.9, 4.6, 9.1, 6.1, 7.1, 5.3, 9.1, 5.6, 6.6, 4.2, 7.5, 4.3, 4.9, 4.2, 7.9, 5.5, 5.5], "yaxis": "y"}, {"hovertemplate": "country=   Mexico<br>Năm=%{x}<br>Lượng tiêu thụ (tấn)=%{y}<extra></extra>", "legendgroup": "   Mexico", "line": {"color": "#FF6692", "dash": "solid"}, "marker": {"symbol": "circle"}, "mode": "markers+lines", "name": "   Mexico", "orientation": "v", "showlegend": true, "type": "scatter", "x": ["2020-01-01T00:00:00", "2020-04-01T00:00:00", "2020-07-01T00:00:00", "2020-10-01T00:00:00", "2021-01-01T00:00:00", "2021-04-01T00:00:00", "2021-07-01T00:00:00", "2021-10-01T00:00:00", "2022-01-01T00:00:00", "2022-04-01T00:00:00", "2022-07-01T00:00:00", "2022-10-01T00:00:00", "2023-01-01T00:00:00", "2023-04-01T00:00:00", "2023-07-01T00:00:00", "2023-10-01T00:00:00", "2024-01-01T00:00:00", "2024-04-01T00:00:00", "2024-07-01T00:00:00", "2024-10-01T00:00:00", "2025-01-01T00:00:00", "2025-04-01T00:00:00"], "xaxis": "x", "y": [3.8, 3.1, 3.2, 3.2, 3.2, 3.5, 3.5, 3.9, 3.2, 3.5, 3.5, 4.1, 3.3, 3.6, 3.6, 4.2, 3.3, 3.6, 3.6, 3.9, 3, 3.4], "yaxis": "y"}, {"hovertemplate": "country=   Brazil<br>Năm=%{x}<br>Lượng tiêu thụ (tấn)=%{y}<extra></extra>", "legendgroup": "   Brazil", "line": {"color": "#B6E880", "dash": "solid"}, "marker": {"symbol": "circle"}, "mode": "markers+lines", "name": "   Brazil", "orientation": "v", "showlegend": true, "type": "scatter", "x": ["2020-01-01T00:00:00", "2020-04-01T00:00:00", "2020-07-01T00:00:00", "2020-10-01T00:00:00", "2021-01-01T00:00:00", "2021-04-01T00:00:00", "2021-07-01T00:00:00", "2021-10-01T00:00:00", "2022-01-01T00:00:00", "2022-04-01T00:00:00", "2022-07-01T00:00:00", "2022-10-01T00:00:00", "2023-01-01T00:00:00", "2023-04-01T00:00:00", "2023-07-01T00:00:00", "2023-10-01T00:00:00", "2024-01-01T00:00:00", "2024-04-01T00:00:00", "2024-07-01T00:00:00", "2024-10-01T00:00:00", "2025-01-01T00:00:00", "2025-04-01T00:00:00"], "xaxis": "x", "y": [3.6, 4.1, 3.5, 4.9, 3.3, 4.2, 3.7, 5.1, 3.4, 4.4, 3.9, 5.3, 3.3, 4.3, 3.9, 5.5, 3.5, 4.4, 4, 5.5, 3.5, 4.2], "yaxis": "y"}, {"hovertemplate": "country=Europe ex CIS<br>Năm=%{x}<br>Lượng tiêu thụ (tấn)=%{y}<extra></extra>", "legendgroup": "Europe ex CIS", "line": {"color": "#FF97FF", "dash": "solid"}, "marker": {"symbol": "circle"}, "mode": "markers+lines", "name": "Europe ex CIS", "orientation": "v", "showlegend": true, "type": "scatter", "x": ["2020-01-01T00:00:00", "2020-04-01T00:00:00", "2020-07-01T00:00:00", "2020-10-01T00:00:00", "2021-01-01T00:00:00", "2021-04-01T00:00:00", "2021-07-01T00:00:00", "2021-10-01T00:00:00", "2022-01-01T00:00:00", "2022-04-01T00:00:00", "2022-07-01T00:00:00", "2022-10-01T00:00:00", "2023-01-01T00:00:00", "2023-04-01T00:00:00", "2023-07-01T00:00:00", "2023-10-01T00:00:00", "2024-01-01T00:00:00", "2024-04-01T00:00:00", "2024-07-01T00:00:00", "2024-10-01T00:00:00", "2025-01-01T00:00:00", "2025-04-01T00:00:00"], "xaxis": "x", "y": [85.5, 79.4, 59.3, 88.1, 86.1, 86.8, 71, 98.7, 91.9, 94.4, 86, 111.9, 49.8, 47.6, 44.3, 60.4, 25.8, 26, 30.7, 52, 37.6, 42.8], "yaxis": "y"}, {"hovertemplate": "country=   France<br>Năm=%{x}<br>Lượng tiêu thụ (tấn)=%{y}<extra></extra>", "legendgroup": "   France", "line": {"color": "#FECB52", "dash": "solid"}, "marker": {"symbol": "circle"}, "mode": "markers+lines", "name": "   France", "orientation": "v", "showlegend": true, "type": "scatter", "x": ["2020-01-01T00:00:00", "2020-04-01T00:00:00", "2020-07-01T00:00:00", "2020-10-01T00:00:00", "2021-01-01T00:00:00", "2021-04-01T00:00:00", "2021-07-01T00:00:00", "2021-10-01T00:00:00", "2022-01-01T00:00:00", "2022-04-01T00:00:00", "2022-07-01T00:00:00", "2022-10-01T00:00:00", "2023-01-01T00:00:00", "2023-04-01T00:00:00", "2023-07-01T00:00:00", "2023-10-01T00:00:00", "2024-01-01T00:00:00", "2024-04-01T00:00:00", "2024-07-01T00:00:00", "2024-10-01T00:00:00", "2025-01-01T00:00:00", "2025-04-01T00:00:00"], "xaxis": "x", "y": [3.3, 2.5, 3.2, 5.1, 3.8, 2.9, 3.2, 7.2, 4.4, 4.3, 3.6, 7.7, 4.6, 4, 2.7, 5.6, 2, 2.3, 1.6, 5.4, 1.9, 1.8], "yaxis": "y"}, {"hovertemplate": "country=   Germany<br>Năm=%{x}<br>Lượng tiêu thụ (tấn)=%{y}<extra></extra>", "legendgroup": "   Germany", "line": {"color": "#636efa", "dash": "solid"}, "marker": {"symbol": "circle"}, "mode": "markers+lines", "name": "   Germany", "orientation": "v", "showlegend": true, "type": "scatter", "x": ["2020-01-01T00:00:00", "2020-04-01T00:00:00", "2020-07-01T00:00:00", "2020-10-01T00:00:00", "2021-01-01T00:00:00", "2021-04-01T00:00:00", "2021-07-01T00:00:00", "2021-10-01T00:00:00", "2022-01-01T00:00:00", "2022-04-01T00:00:00", "2022-07-01T00:00:00", "2022-10-01T00:00:00", "2023-01-01T00:00:00", "2023-04-01T00:00:00", "2023-07-01T00:00:00", "2023-10-01T00:00:00", "2024-01-01T00:00:00", "2024-04-01T00:00:00", "2024-07-01T00:00:00", "2024-10-01T00:00:00", "2025-01-01T00:00:00", "2025-04-01T00:00:00"], "xaxis": "x", "y": [47.7, 45.1, 30.7, 42.6, 45.6, 46.9, 35.8, 45.4, 48.7, 51.5, 44.2, 52.1, 13.7, 14.1, 13.7, 16.1, 7.6, 0.5, 5.5, 12.8, 11.5, 13.2], "yaxis": "y"}, {"hovertemplate": "country=   Italy<br>Năm=%{x}<br>Lượng tiêu thụ (tấn)=%{y}<extra></extra>", "legendgroup": "   Italy", "line": {"color": "#EF553B", "dash": "solid"}, "marker": {"symbol": "circle"}, "mode": "markers+lines", "name": "   Italy", "orientation": "v", "showlegend": true, "type": "scatter", "x": ["2020-01-01T00:00:00", "2020-04-01T00:00:00", "2020-07-01T00:00:00", "2020-10-01T00:00:00", "2021-01-01T00:00:00", "2021-04-01T00:00:00", "2021-07-01T00:00:00", "2021-10-01T00:00:00", "2022-01-01T00:00:00", "2022-04-01T00:00:00", "2022-07-01T00:00:00", "2022-10-01T00:00:00", "2023-01-01T00:00:00", "2023-04-01T00:00:00", "2023-07-01T00:00:00", "2023-10-01T00:00:00", "2024-01-01T00:00:00", "2024-04-01T00:00:00", "2024-07-01T00:00:00", "2024-10-01T00:00:00", "2025-01-01T00:00:00", "2025-04-01T00:00:00"], "xaxis": "x", "y": [2, 1.8, 2.4, 7.6, 2.2, 3.4, 2.7, 8.9, 2.5, 3.8, 3.1, 10.1, 2.6, 3.8, 3, 9.4, 2.4, 3.7, 2.8, 9, 2.3, 3.6], "yaxis": "y"}, {"hovertemplate": "country=   Spain<br>Năm=%{x}<br>Lượng tiêu thụ (tấn)=%{y}<extra></extra>", "legendgroup": "   Spain", "line": {"color": "#00cc96", "dash": "solid"}, "marker": {"symbol": "circle"}, "mode": "markers+lines", "name": "   Spain", "orientation": "v", "showlegend": true, "type": "scatter", "x": ["2020-01-01T00:00:00", "2020-04-01T00:00:00", "2020-07-01T00:00:00", "2020-10-01T00:00:00", "2021-01-01T00:00:00", "2021-04-01T00:00:00", "2021-07-01T00:00:00", "2021-10-01T00:00:00", "2022-01-01T00:00:00", "2022-04-01T00:00:00", "2022-07-01T00:00:00", "2022-10-01T00:00:00", "2023-01-01T00:00:00", "2023-04-01T00:00:00", "2023-07-01T00:00:00", "2023-10-01T00:00:00", "2024-01-01T00:00:00", "2024-04-01T00:00:00", "2024-07-01T00:00:00", "2024-10-01T00:00:00", "2025-01-01T00:00:00", "2025-04-01T00:00:00"], "xaxis": "x", "y": [1.8, 1.6, 1.5, 2.1, 1.6, 1.9, 1.8, 2.5, 1.8, 2, 1.9, 2.6, 1.8, 2.1, 1.9, 2.5, 1.9, 2.1, 2, 2.6, 1.9, 2], "yaxis": "y"}, {"hovertemplate": "country=   United Kingdom<br>Năm=%{x}<br>Lượng tiêu thụ (tấn)=%{y}<extra></extra>", "legendgroup": "   United Kingdom", "line": {"color": "#ab63fa", "dash": "solid"}, "marker": {"symbol": "circle"}, "mode": "markers+lines", "name": "   United Kingdom", "orientation": "v", "showlegend": true, "type": "scatter", "x": ["2020-01-01T00:00:00", "2020-04-01T00:00:00", "2020-07-01T00:00:00", "2020-10-01T00:00:00", "2021-01-01T00:00:00", "2021-04-01T00:00:00", "2021-07-01T00:00:00", "2021-10-01T00:00:00", "2022-01-01T00:00:00", "2022-04-01T00:00:00", "2022-07-01T00:00:00", "2022-10-01T00:00:00", "2023-01-01T00:00:00", "2023-04-01T00:00:00", "2023-07-01T00:00:00", "2023-10-01T00:00:00", "2024-01-01T00:00:00", "2024-04-01T00:00:00", "2024-07-01T00:00:00", "2024-10-01T00:00:00", "2025-01-01T00:00:00", "2025-04-01T00:00:00"], "xaxis": "x", "y": [6.8, 5.8, 6.4, 10.6, 6, 7.6, 8.3, 12.9, 7.1, 8.2, 8.6, 11.9, 7, 7.3, 7.1, 9.6, 4.6, 6.5, 7.4, 9.4, 6.3, 6.7], "yaxis": "y"}, {"hovertemplate": "country=   Switzerland<br>Năm=%{x}<br>Lượng tiêu thụ (tấn)=%{y}<extra></extra>", "legendgroup": "   Switzerland", "line": {"color": "#FFA15A", "dash": "solid"}, "marker": {"symbol": "circle"}, "mode": "markers+lines", "name": "   Switzerland", "orientation": "v", "showlegend": true, "type": "scatter", "x": ["2020-01-01T00:00:00", "2020-04-01T00:00:00", "2020-07-01T00:00:00", "2020-10-01T00:00:00", "2021-01-01T00:00:00", "2021-04-01T00:00:00", "2021-07-01T00:00:00", "2021-10-01T00:00:00", "2022-01-01T00:00:00", "2022-04-01T00:00:00", "2022-07-01T00:00:00", "2022-10-01T00:00:00", "2023-01-01T00:00:00", "2023-04-01T00:00:00", "2023-07-01T00:00:00", "2023-10-01T00:00:00", "2024-01-01T00:00:00", "2024-04-01T00:00:00", "2024-07-01T00:00:00", "2024-10-01T00:00:00", "2025-01-01T00:00:00", "2025-04-01T00:00:00"], "xaxis": "x", "y": [14, 11.8, 7.5, 9.6, 13, 12, 9.1, 9.7, 13.5, 11.6, 11, 12.6, 10.8, 8.1, 8, 8.8, 1.4, 5.1, 5, 5.4, 5.8, 6.3], "yaxis": "y"}, {"hovertemplate": "country=   Austria<br>Năm=%{x}<br>Lượng tiêu thụ (tấn)=%{y}<extra></extra>", "legendgroup": "   Austria", "line": {"color": "#19d3f3", "dash": "solid"}, "marker": {"symbol": "circle"}, "mode": "markers+lines", "name": "   Austria", "orientation": "v", "showlegend": true, "type": "scatter", "x": ["2020-01-01T00:00:00", "2020-04-01T00:00:00", "2020-07-01T00:00:00", "2020-10-01T00:00:00", "2021-01-01T00:00:00", "2021-04-01T00:00:00", "2021-07-01T00:00:00", "2021-10-01T00:00:00", "2022-01-01T00:00:00", "2022-04-01T00:00:00", "2022-07-01T00:00:00", "2022-10-01T00:00:00", "2023-01-01T00:00:00", "2023-04-01T00:00:00", "2023-07-01T00:00:00", "2023-10-01T00:00:00", "2024-01-01T00:00:00", "2024-04-01T00:00:00", "2024-07-01T00:00:00", "2024-10-01T00:00:00", "2025-01-01T00:00:00", "2025-04-01T00:00:00"], "xaxis": "x", "y": [2.8, 3.3, 2.4, 3.1, 3.2, 2.9, 2.5, 3.6, 3.7, 3, 3.3, 4.2, 1.3, 0.9, 0.9, 1.1, 0.2, 0.5, 0.6, 1.1, 0.6, 1.1], "yaxis": "y"}], "layout": {"legend": {"title": {"text": "country"}, "tracegroupgap": 0}, "title": {"text": "Nhu cầu vàng hàng năm theo quốc gia"}, "xaxis": {"anchor": "y", "domain": [0, 1], "title": {"text": "Năm"}}, "yaxis": {"anchor": "x", "domain": [0, 1], "title": {"text": "Lượng tiêu thụ (tấn)"}}}}
